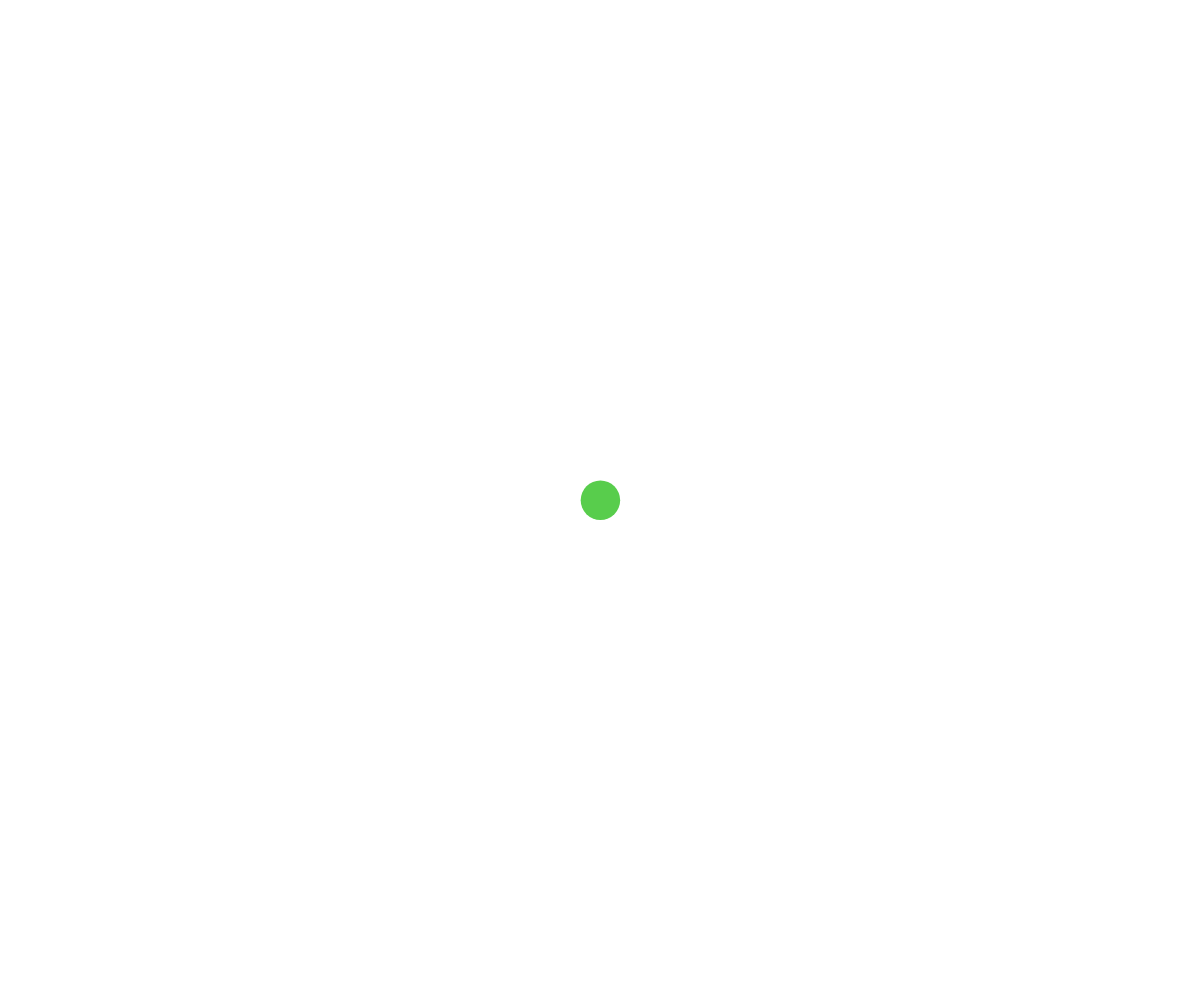
Frame 1 (no input)
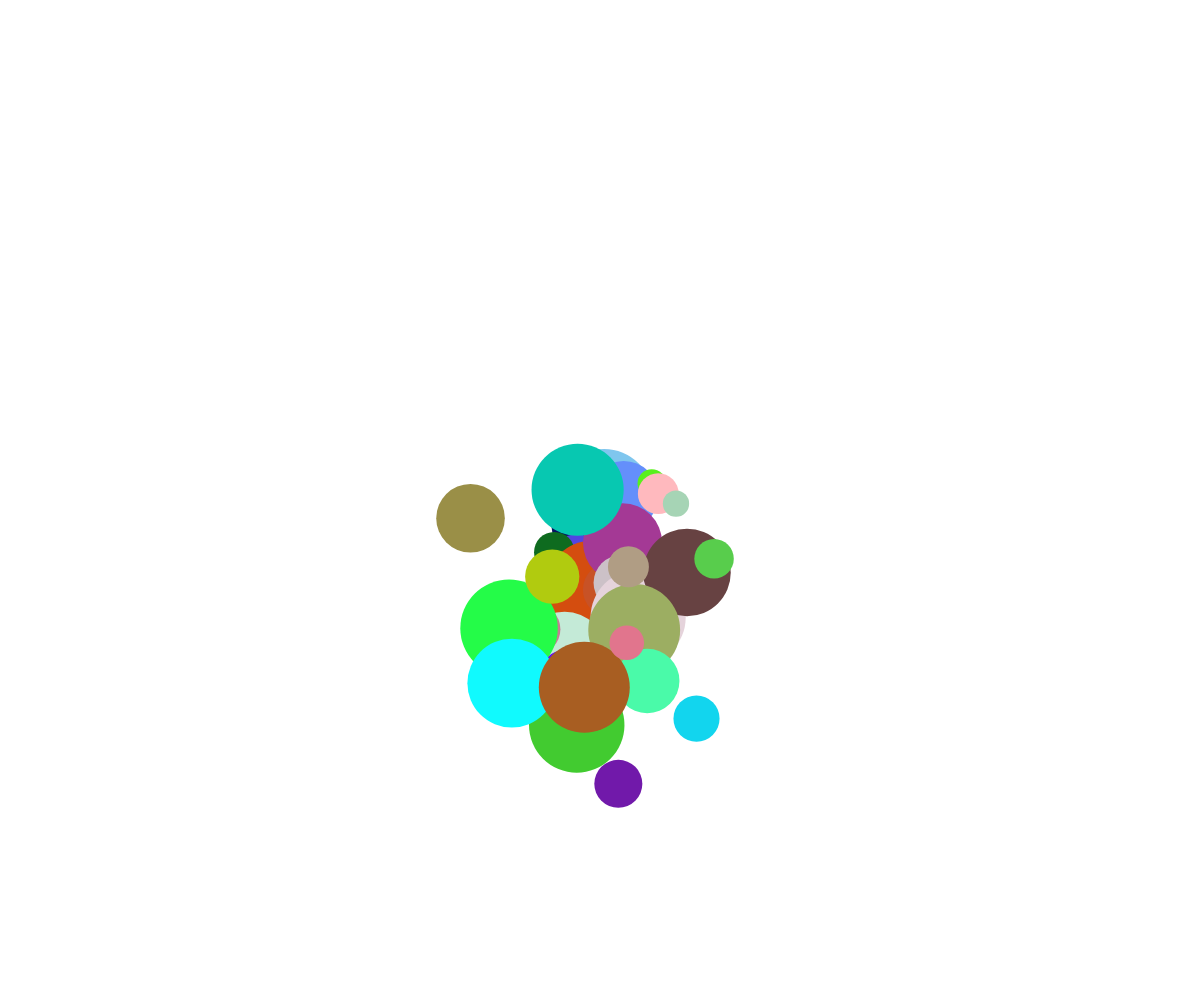
Frame 60 (no input)
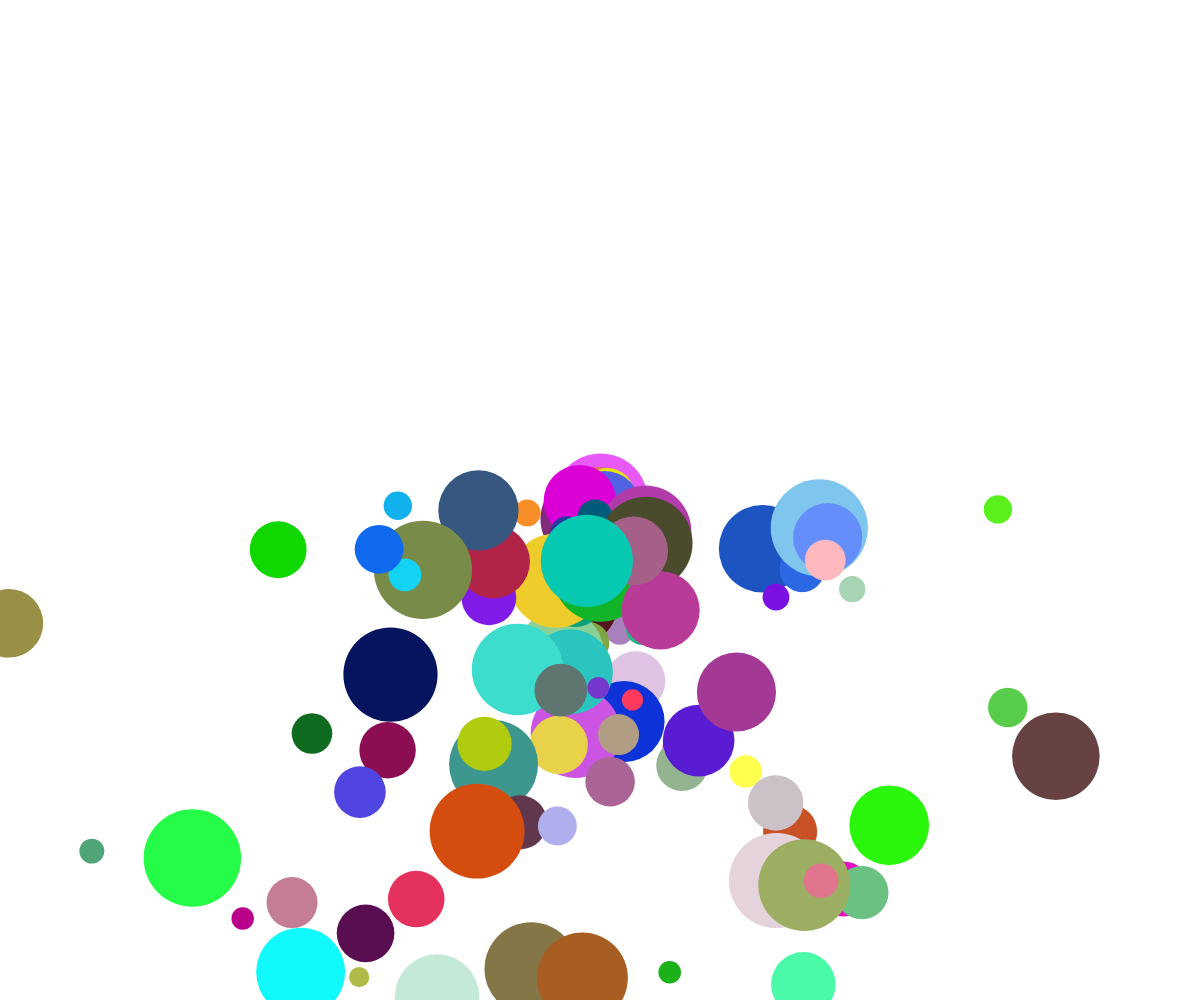
Frame 120 (the mouse pressed at the canvas centre since frame 60)

The p5.js sketch that drew these frames (run headless with seeded random() and noise() and a simulated clock; from frame 60 on, the mouse is pressed at the canvas centre):

// p5.js sketch
// ── sketch.js
var particles = [];
function setup(){
	createCanvas(windowWidth, windowHeight)
	
}

function draw(){
	background(255)
	noStroke()
	particles.push(new Particle())
	for(var i = particles.length-1; i >= 0; i--){
		particles[i].update()
		particles[i].display()
		if(particles[i].isDead()){
			particles.splice(i,1)
		}
	}
	
}

var Particle = function(){
	this.pos = {x: width/2, y: height/2},
	this.speed = {x: random(-1,1), y: random(-1,5)},
	this.accel = {x:random(-0.1,0.1), y: 0.025},
	this.color = {r:random(0,255), g: random(0,255), b: random(0,255)},
	this.size = random(20,100),

	this.update = function(){
		this.pos.x += this.speed.x;
		this.pos.y += this.speed.y;
		this.speed.x += this.accel.x;
		this.speed.y += this.accel.y;
	}

	this.display = function(){
		fill(this.color.r,this.color.g,this.color.b)
		ellipse(this.pos.x,this.pos.y,this.size,this.size)
	}

	this.isDead = function(){
		console.log(this.pos)
		return (this.pos.x < 0 || this.pos.x > width || this.pos.y < 0 || this.pos.y > height)
	}

}
